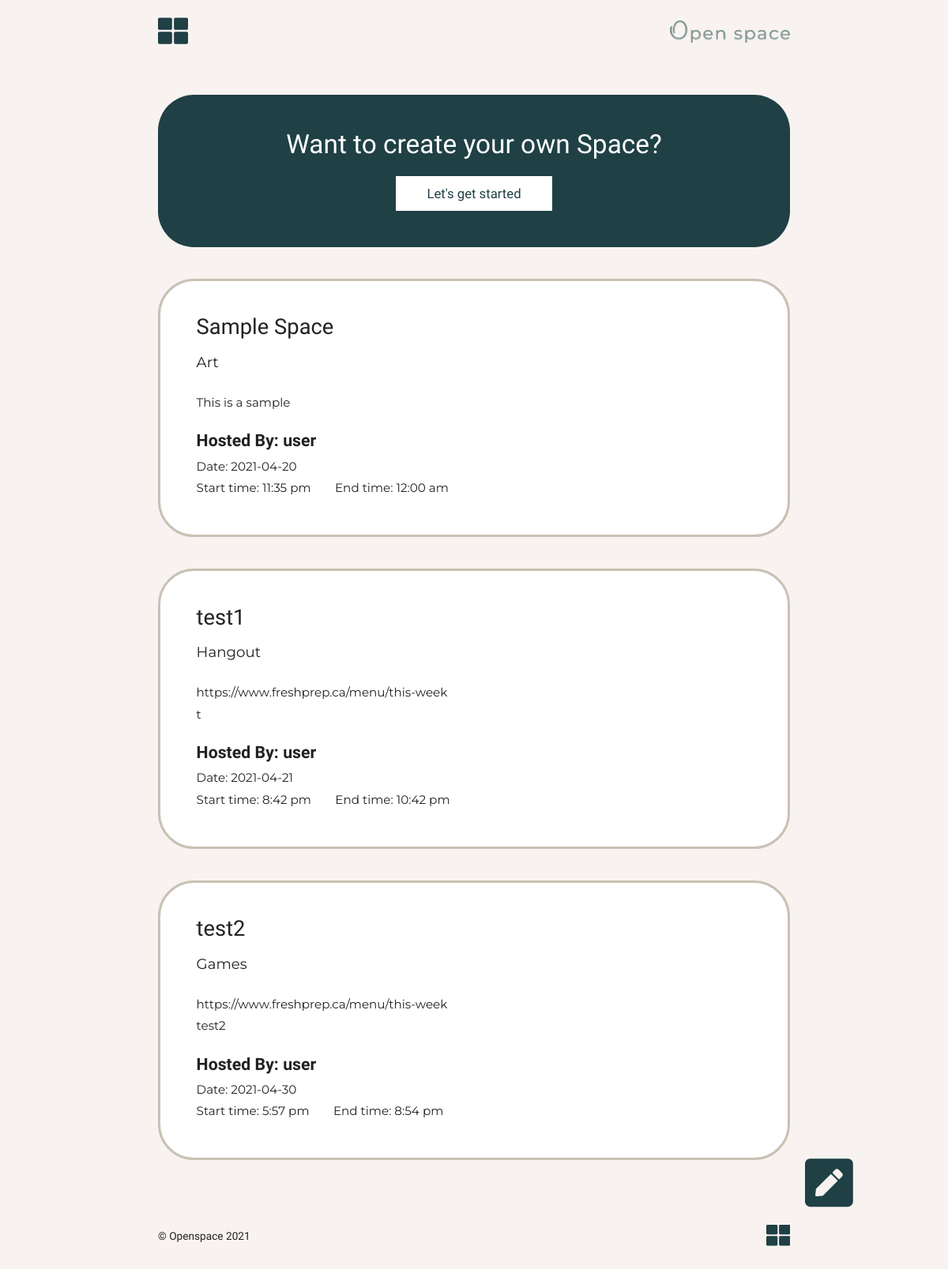
Page /dashboard.php (signed in) on the earlier database version.
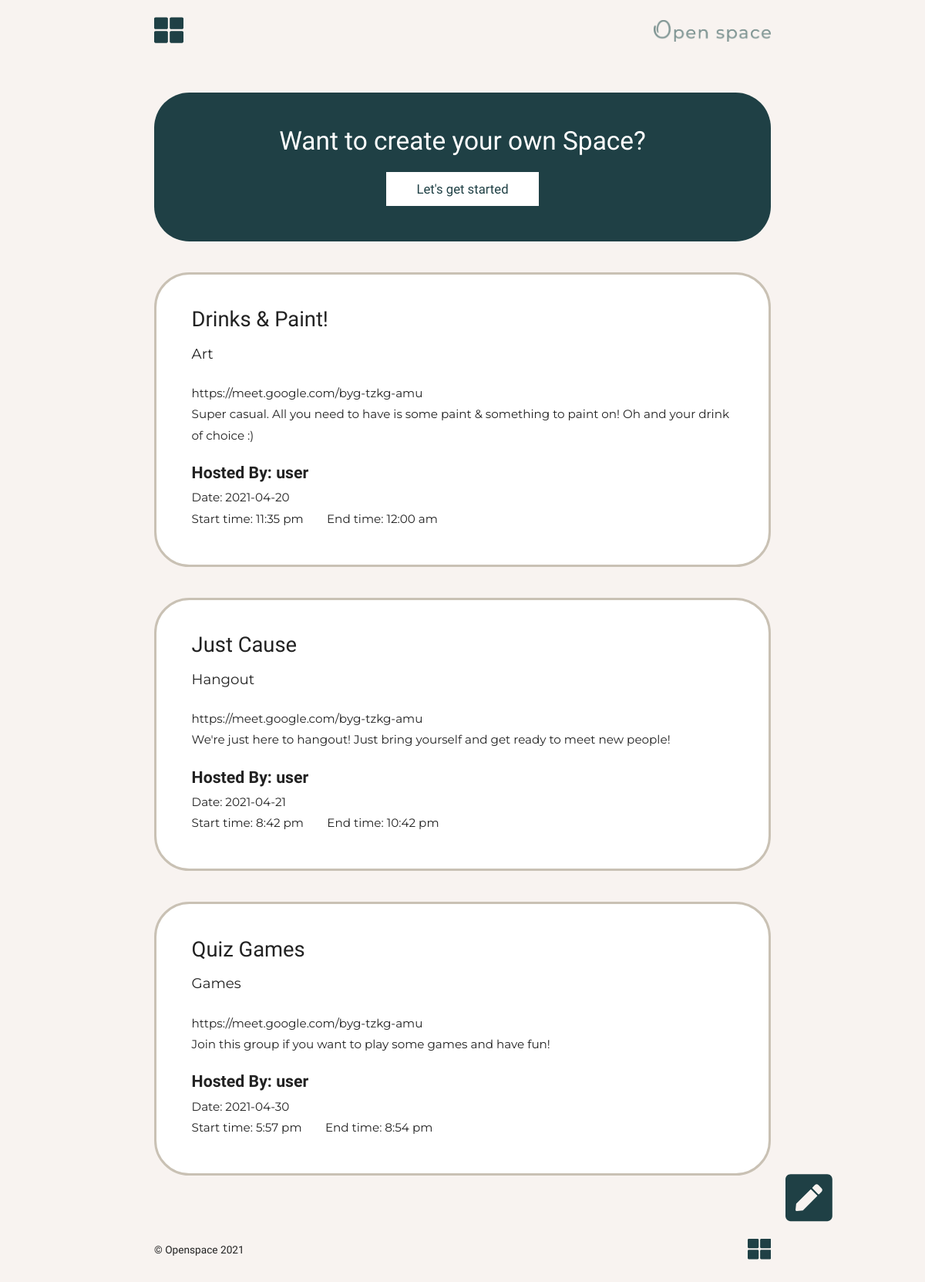
Same page on the later database version.
### tables this page shows
CREATE TABLE `spaces` (
  `id` int(11) NOT NULL,
  `name` varchar(255) NOT NULL,
  `category` int(11) NOT NULL,
  `recentlyAdded` tinyint(1) NOT NULL DEFAULT '0',
  `description` text NOT NULL,
  `host` int(11) NOT NULL,
  `date` date NOT NULL,
  `startTime` time NOT NULL,
  `endTime` time NOT NULL,
  `link` varchar(255) NOT NULL
);

CREATE TABLE `categories` (
  `id` int(11) NOT NULL,
  `name` varchar(255) NOT NULL
);

CREATE TABLE `users` (
  `id` int(11) NOT NULL,
  `email` varchar(255) NOT NULL,
  `firstName` varchar(255) NOT NULL,
  `lastName` varchar(255) NOT NULL,
  `username` varchar(255) NOT NULL,
  `password` varchar(255) NOT NULL,
  `birthday` date NOT NULL,
  `gender` varchar(255) NOT NULL
);

### classes/Db.php (called while the page is built, shortened)
<?php
class Db {
    public function connect() {
        $configArray = parse_ini_file("../../openspacesdb.ini");
        $host = $configArray['host'];
        $username = $configArray['username'];
        $password = $configArray['password'];
        $database = $configArray['database'];
        return mysqli_connect($host, $username, $password, $database);
    }
    static public function doQuery($sql) {
        $Db= new Db();
        $query = mysqli_query($Db->connect(), $sql);
        return $query;
    }
    static public function getAllEntries($sql) {
        $Db = new Db();
        $result = $Db->doQuery($sql);
        $data = array();
        while($getResult = mysqli_fetch_assoc($result)) {
            $data[] = $getResult;
        }
        return $data;
    }
}
?>

### classes/Space.php (called while the page is built, shortened)
<?php
class Space {
    public function display($sql) {
        $results = Db::getAllEntries($sql);
        return $results;
    }
}
?>

### dashboard.php (the view, shortened to what this page needs)
<?php
include("classes/Db.php");
include("classes/Space.php");
$bodyId = "dashboard";
include("snippets/header.php");
include("snippets/headerNaviBar.php");
?>
<section class="page defaultPage">
    <div class="handle">
        <article class="createOwnSpace">
            <div class="container">
                <h2>Want to create your own Space?</h2>
                <a href="createSpace.php" class="btn-2">Let's get started</a>
            </div>
        </article>
        <article class="spaceList">
            <?php
                $oSpace = new Space;
                $spaces = $oSpace->display("SELECT categories.name as categoryName, users.username, spaces.* FROM spaces LEFT JOIN categories on spaces.category = categories.id LEFT JOIN users on users.id = spaces.host");
                foreach($spaces as $space) {
            ?>
            <div class="spaceCard">
                <div class="title">
                    <h3><?=$space["name"]?></h3>
                    <p><?=$space["categoryName"]?></p>
                </div>
                <div class="description">
                    <p><?=$space["link"]?></p>
                    <p><?=$space["description"]?></p>
                </div>
                <div class="info">
                    <div class="text">
                        <h4>Hosted By: <?=$space["username"]?></h4>
                        <p>Date: <?=$space["date"]?></p>
                        <div class="time">
                            <p>Start time: <?=date("g:i a", strtotime($space["startTime"]));?></p>
                            <p>End time: <?=date("g:i a", strtotime($space["endTime"]));?></p>
                        </div>
                    </div>
                </div>
            </div>
                <?php
                    }
                ?>
        </article>
        <article class="createSpaceIcon">
            <a href="createSpace.php">
            </a>
        </article>
    </div>
</section>
<?php
include("snippets/naviFooter.php");
?>

### snippets/header.php (shortened to what this page needs)
<!DOCTYPE html>
<html lang="en">
<head>
    <link rel="stylesheet" href="css/reset.css" type="text/css">
    <link rel="stylesheet" href="css/common.css" type="text/css">
    <link rel="stylesheet" href="css/style.css" type="text/css">
</head>
<body id="<?=$bodyId?>">

### snippets/headerNaviBar.php (shortened to what this page needs)
<nav class="headerNaviBar">
    <div class="handle">
        <div class="naviIcons">
            <a href="dashboard.php" class="naviLink">
            </a>
        </div>
        <div class="logo">
            <a href="#">
                <img src="imgs/OpenspacelogoColor.png" alt="Open space Logo"/>
            </a>
        </div>
    </div>
</nav>

### snippets/naviFooter.php (shortened to what this page needs)
<nav class="naviFooter">
    <div class="handle">
        <div class="copyright">
            <p>&copy; Openspace 2021</p>
        </div>
        <div class="naviIcons">
            <a href="#" class="naviLink">
            </a>
        </div>
    </div>
</nav>

### css/common.css (style rules this page uses)
* { -webkit-box-sizing: border-box; box-sizing: border-box; }
html { font-family: "Montserrat", sans-serif; font-size: 85%; }
body { background-color: #f8f3f0; }
img { max-width: 100%; }
h1, h2, h3, h4, h5 { font-family: "Quattrocento", serif; }
h2 { font-size: 2.2rem; }
h3 { font-size: 1.8rem; }
h4 { font-size: 1.4rem; }
p { line-height: 1.8rem; }
.handle { width: 90%; margin: 0 auto; max-width: 800px; }
@media screen and (min-width: 960px) { .handle { width: 80%; } }
@media screen and (min-width: 601px) { html { font-size: 95%; } }
[class*="btn-"] { text-decoration: none; outline: none; border-style: none; display: inline-block; font-family: "Quattrocento", serif; font-size: 1.1rem; padding: 0.9rem 2.6rem; -webkit-transition: all 0.1s linear; transition: all 0.1s linear; }
.btn-2 { color: #1f4045; background-color: #ffffff; }
.headerNaviBar { width: 100%; position: fixed; top: 0; bottom: 0; background-color: #f8f3f0; height: 10vh; display: -webkit-box; display: -webkit-flex; display: -ms-flexbox; display: flex; -webkit-flex-wrap: wrap; -ms-flex-wrap: wrap; flex-wrap: wrap; -webkit-box-align: center; -webkit-align-items: center; -ms-flex-align: center; align-items: center; }
.headerNaviBar .handle { display: -webkit-box; display: -webkit-flex; display: -ms-flexbox; display: flex; -webkit-box-align: center; -webkit-align-items: center; -ms-flex-align: center; align-items: center; }
.headerNaviBar .handle .naviIcons { width: 50%; display: -webkit-box; display: -webkit-flex; display: -ms-flexbox; display: flex; }
.headerNaviBar .handle .naviIcons a { display: block; text-decoration: none; color: #1f4045; -webkit-transition: all 0.1s linear; transition: all 0.1s linear; margin-right: 1.2rem; }
.headerNaviBar .handle .naviIcons a svg { width: 2rem; }
@media screen and (min-width: 480px) { .headerNaviBar .handle .naviIcons a { margin-right: 1.3rem; } }
@media screen and (min-width: 480px) { .headerNaviBar .handle .naviIcons a svg { width: 2.5rem; } }
.headerNaviBar .handle .logo { width: 50%; text-align: right; }
.headerNaviBar .handle .logo img { width: 10rem; }
.naviFooter { margin-top: 5vh; margin-bottom: 6vh; }
.naviFooter .handle { height: 100%; display: -webkit-box; display: -webkit-flex; display: -ms-flexbox; display: flex; -webkit-flex-wrap: wrap; -ms-flex-wrap: wrap; flex-wrap: wrap; -webkit-box-pack: justify; -webkit-justify-content: space-between; -ms-flex-pack: justify; justify-content: space-between; -webkit-box-align: center; -webkit-align-items: center; -ms-flex-align: center; align-items: center; }
.naviFooter .handle .copyright { font-family: "Quattrocento", serif; font-size: .9rem; }
.naviFooter .handle a { font-family: "Quattrocento", serif; font-weight: 600; text-decoration: none; color: #1f4045; -webkit-transition: all 0.1s linear; transition: all 0.1s linear; margin-left: 0.8rem; }
.naviFooter .handle a svg { width: 2rem; }

Differences in the rows shown:
changed spaces "11:35 pm": name "Sample Space" → "Drinks & Paint!"; link (not shown) → "https://meet.google.com/byg-tzkg-amu"; description "This is a sample" → "Super casual. All you need to have is some paint & something to paint on! Oh and your drink of choice :)"
changed spaces "8:42 pm": name "test1" → "Just Cause"; link "https://www.freshprep.ca/menu/this-week" → "https://meet.google.com/byg-tzkg-amu"; description "t" → "We're just here to hangout! Just bring yourself and get ready to meet new people!"
changed spaces "5:57 pm": name "test2" → "Quiz Games"; link "https://www.freshprep.ca/menu/this-week" → "https://meet.google.com/byg-tzkg-amu"; description "test2" → "Join this group if you want to play some games and have fun!"
